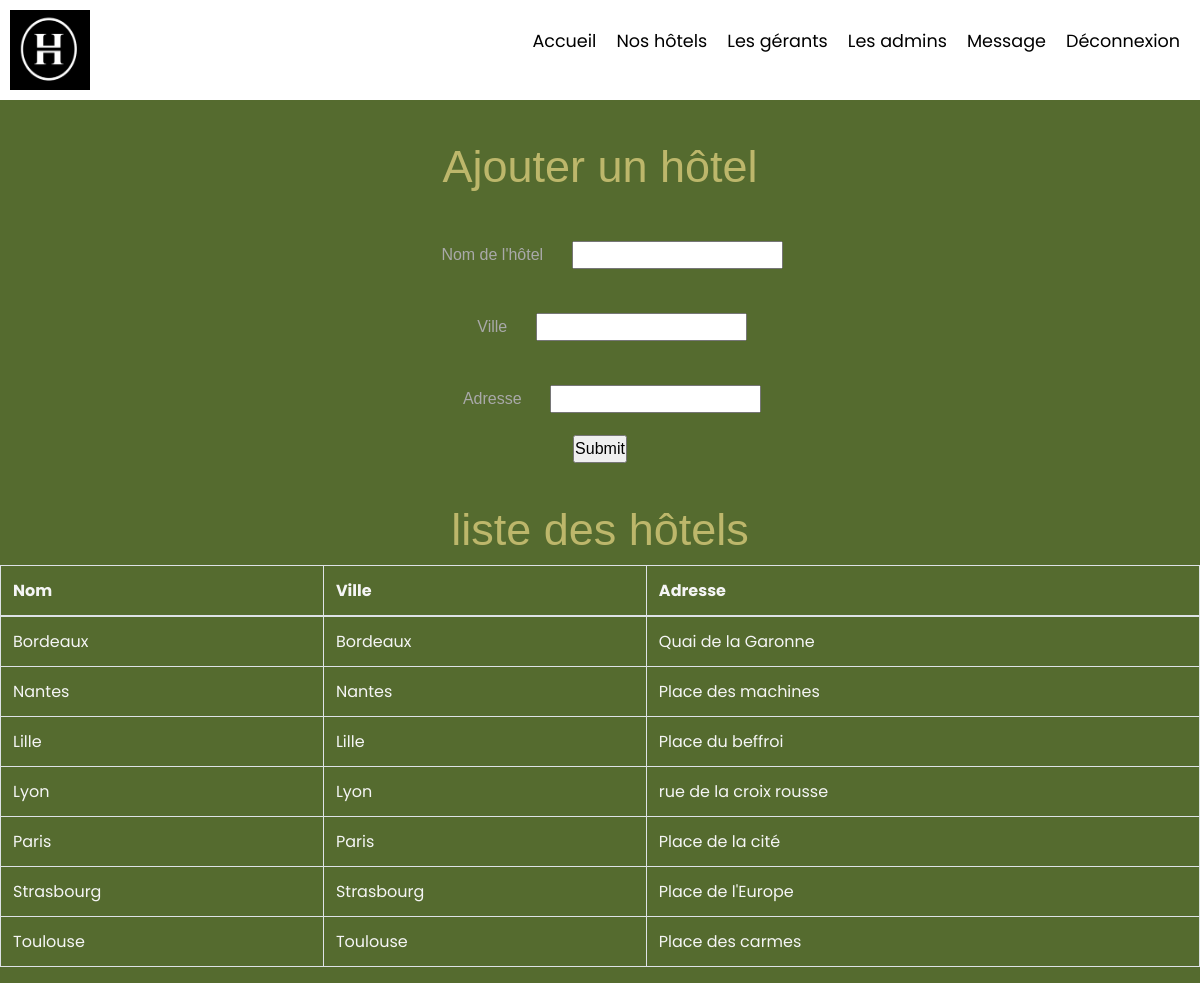
The app's page /admin/ajouter_hotel.php with its own data.
### tables this page shows
CREATE TABLE `hotels` (
  `id_hotel` int(11) NOT NULL,
  `nom_hotel` varchar(50) NOT NULL,
  `ville` varchar(50) NOT NULL,
  `adresse` varchar(250) NOT NULL
);

### admin/ajouter_hotel.php (the view, shortened to what this page needs)
<?php
require 'header_admin.php';
require 'bdd_admin.php';
?>
<!DOCTYPE html>
<html lang="fr">
<head>
    <link rel="stylesheet" href="https://cdn.jsdelivr.net/npm/bootstrap@4.4.1/dist/css/bootstrap.min.css">
    <link rel="stylesheet"  href="../style/style.css">
</head>
<body>
<div>
    <h1>Ajouter un hôtel</h1>
   <form method="POST">
       <label for="nom_hotel">Nom de l'hôtel</label>
       <input type="text" name="nom_hotel">
       <br>
       <label for="ville">Ville</label>
       <input type="text" name="ville">
       <br>
       <label for="adresse">Adresse</label>
       <input type="text" name="adresse">
       <br>
       <input type="submit" name="submit">
    </form>
</div>
    <h1>liste des hôtels</h1>
    <?php $recupHotel = $bdd->query('SELECT * FROM hotels');
        ?>
         <table class="table table-bordered">
         <thead>
         <tr>
         <th>Nom</th>
         <th>Ville</th>
         <th>Adresse</th>
        </tr>
        </thead>
        <tbody>
        <tr>
        <?php while($hotel = $recupHotel->fetch()){?>
        <td><?php echo $hotel['nom_hotel']; ?></td>
        <td><?php echo $hotel['ville']; ?></td>
        <td><?php echo $hotel['adresse']; ?></td>
        </tr>
        <?php
        }
    ?>
        </tbody>
        </table>
</body>
</html>

### admin/header_admin.php (shortened to what this page needs)
<header>
  <nav class="navbar dark-mode" role="navigation">
    <div class="navbar__logo"><img src="../image/logo/logo.png" class="logo"></div>
      <ul class="navbar__links">
       <li class="navbar__link first"><a href="index.php">Accueil</a></li>
        <li class="navbar__link second"><a href="ajouter_hotel.php">Nos hôtels</a></li>
        <li class="navbar__link third"><a href="ajouter_gerant.php">Les gérants</a></li>
        <li class="navbar__link four"><a href="ajouter-admin.php">Les admins</a></li>
        <li class="navbar__link five"><a href="message.php">Message</a></li>
        <li class="navbar__link five"><a href="../logout.php">Déconnexion</a></li>
      </ul>
  </nav>
</header>

### style/style.css (style rules this page uses)
:root { --font-size:1rem; }
.dark-mode { --navbar-color: #000; --navbar-bg-color: #FFF; }
* { box-sizing:border-box; outline:none; margin:0; padding:0; }
ul { list-style:none; }
body { margin:0; font-size:var(--font-size); font-family: 'Poppins', sans-serif; background-color: darkolivegreen; }
.navbar { display:flex; align-items:center; justify-content:space-between; padding:10px; font-size:1.1rem; background:var(--navbar-bg-color); color:var(--navbar-color); }
.navbar__links { display:flex; }
.navbar__link { padding:0 10px; }
.navbar__link > a { color:var(--navbar-color); text-decoration:none; }
h2, h1 { font-family: Smooch Sans, sans-serif; text-align: center; color: #BDB76B; font-size: 45px; margin-top: 40px; }
label { color: darkgrey; margin: 1.5rem; }
.logo { width: 80px; height: 80px; }
form { text-align: center; margin: 25px; font-family: Smooch Sans, sans-serif; color: dimgray; }
td, th { border: 1px solid #dddddd; text-align: left; padding: 8px; color: whitesmoke; }
@media screen and (min-width:768px) { .navbar__link > a::after { display:block; content:""; width:0; height:1px; background:var(--navbar-color); transition:width .4s; } }

### records on screen
hotels: nom_hotel "Bordeaux", ville "Bordeaux", adresse "Quai de la Garonne"
hotels: nom_hotel "Nantes", ville "Nantes", adresse "Place des machines"
hotels: nom_hotel "Lille", ville "Lille", adresse "Place du beffroi"
hotels: nom_hotel "Lyon", ville "Lyon", adresse "rue de la croix rousse"
hotels: nom_hotel "Paris", ville "Paris", adresse "Place de la cité"
hotels: nom_hotel "Strasbourg", ville "Strasbourg", adresse "Place de l'Europe"
hotels: nom_hotel "Toulouse", ville "Toulouse", adresse "Place des carmes"
